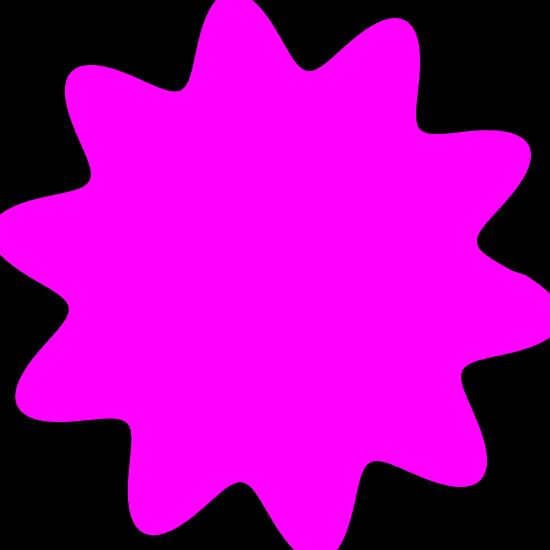
Frame 1 (no input)
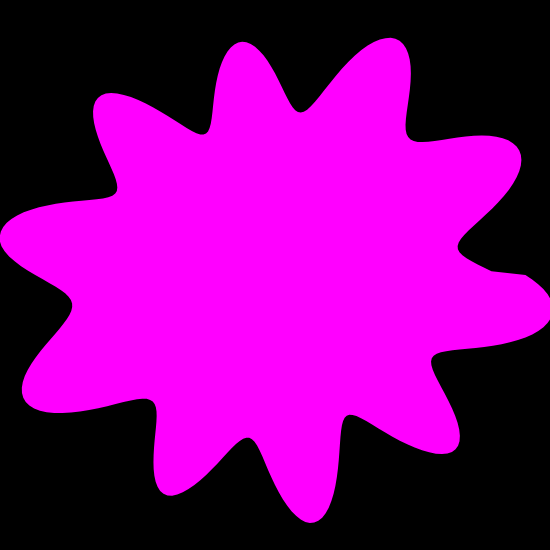
Frame 60 (no input)
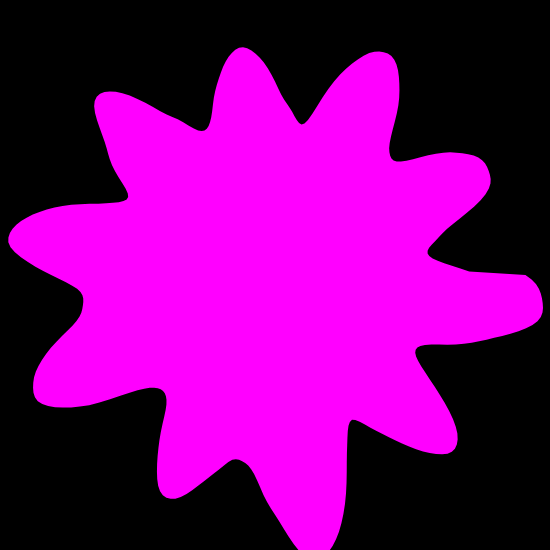
Frame 120 (the mouse pressed at the canvas centre since frame 60)

The p5.js sketch that drew these frames (run headless with seeded random() and noise() and a simulated clock; from frame 60 on, the mouse is pressed at the canvas centre):

// p5.js sketch
// ── sketch.js
function setup() {
    createCanvas(550,550);
    background(0);
    angleMode(DEGREES);
}
/////////////////////////////////////////////////
function draw() {
    background(0);
    noStroke();
    fill(255,0,255);

    translate(width/2,height/2);

    //ADDITIVE SYNTHESIS IN A CIRCLE
    var radius = 150;
    beginShape();
    for (var theta=0; theta<360; theta+=1){
      var amp = 40;
      var freq = 10;
      var wave1 = sin(theta*freq)*amp;// your sine code here
      
      var frameMod = 0.0002;
      var wave2 = map(noise(theta*frameCount*frameMod), 0,1,0,radius);// your noise code here
      
      var r = radius + wave1 + wave2;
      var x = cos(theta) * r;
      var y = sin(theta) * r;
      vertex(x,y);
    }
    endShape(CLOSE);
}
